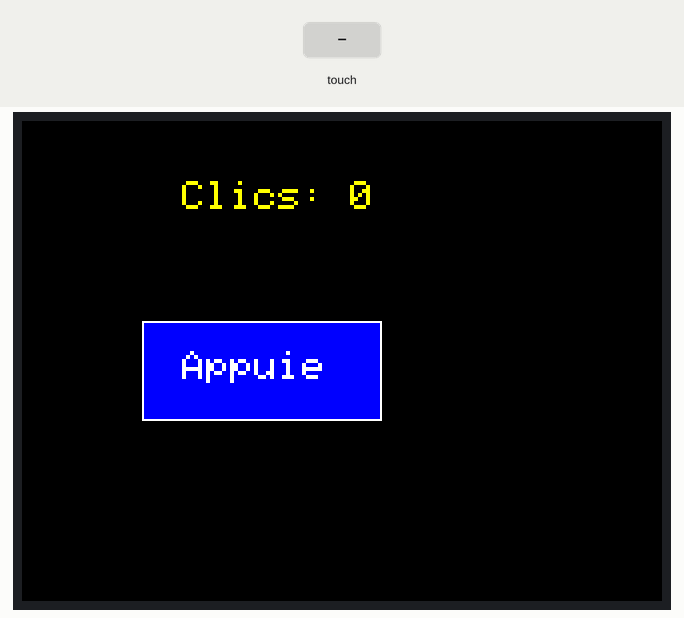
Simulated run of this sketch. Board: Arduino Uno, built with avr-gcc and run on an emulated ATmega328P. Shown: 320×240 colour display. The test bench sets the inputs (shaded band).

Above: at 1.4 s.
1.5 s: touch panel pressed at 62 % / 30 % of its raw x / y range
At 1.66 s:
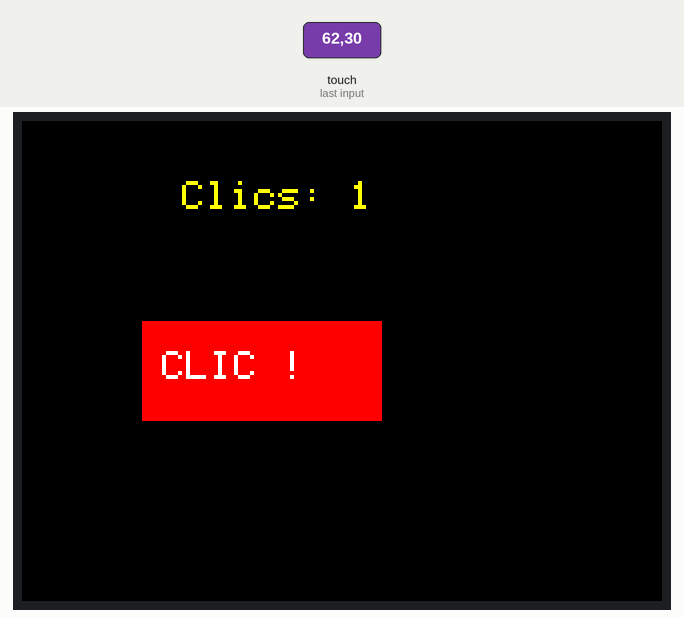
3.3 s: touch panel pressed at 62 % / 50 % of its raw x / y range
At 5.0 s:
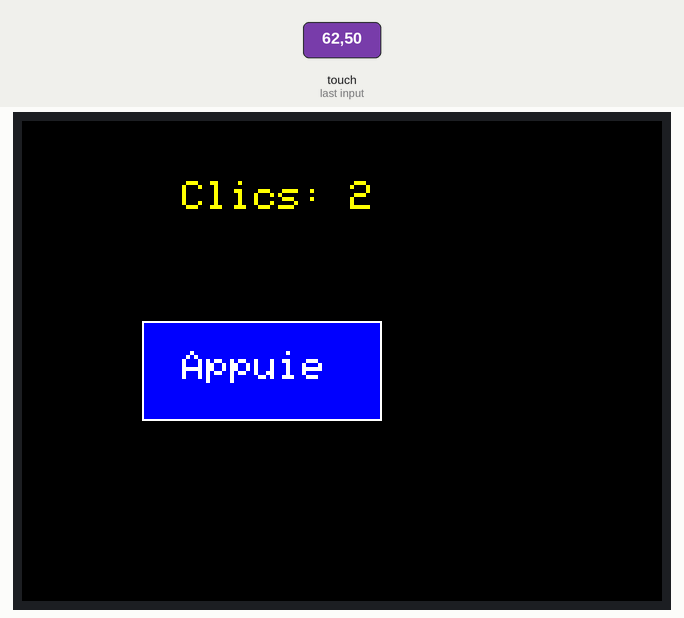
Timing chart, 0 to 6.5 s (numbered marks = the images above; inputs shaded):
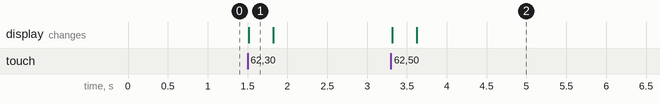

The sketch:

test_bouton_PTA_et_PTB.ino
```cpp
#include <SPI.h>
#include <Adafruit_GFX.h>
#include <Adafruit_ILI9341.h>
#include <XPT2046_Touchscreen.h>

// === TFT ILI9341 ===
#define TFT_CS   15
#define TFT_DC   2
#define TFT_RST  4
Adafruit_ILI9341 tft = Adafruit_ILI9341(TFT_CS, TFT_DC, TFT_RST);

// === Écran tactile XPT2046 ===
#define TOUCH_CS  5
#define TIRQ_PIN  255
XPT2046_Touchscreen ts(TOUCH_CS, TIRQ_PIN);

// === Taille bouton ===
#define BTN_X 60
#define BTN_Y 100
#define BTN_W 120
#define BTN_H 50

int compteur = 0;

void drawButton() {
  tft.fillRect(BTN_X, BTN_Y, BTN_W, BTN_H, ILI9341_BLUE);
  tft.drawRect(BTN_X, BTN_Y, BTN_W, BTN_H, ILI9341_WHITE);
  tft.setCursor(BTN_X + 20, BTN_Y + 15);
  tft.setTextColor(ILI9341_WHITE);
  tft.setTextSize(2);
  tft.print("Appuie");
}

void drawCounter() {
  tft.fillRect(0, 30, 240, 20, ILI9341_BLACK); // Efface zone du compteur
  tft.setCursor(80, 30);
  tft.setTextColor(ILI9341_YELLOW);
  tft.setTextSize(2);
  tft.print("Clics: ");
  tft.print(compteur);
}

void setup() {
  Serial.begin(115200);
  tft.begin();
  ts.begin();
  ts.setRotation(1);
  tft.setRotation(1);
  tft.fillScreen(ILI9341_BLACK);

  drawButton();
  drawCounter();
}

void loop() {
  if (ts.touched()) {
    TS_Point p = ts.getPoint();

    // Corrige les axes si nécessaire
    int16_t x = map(p.y, 200, 3900, 0, tft.width());
    int16_t y = map(p.x, 300, 3800, 0, tft.height());

    if (x > BTN_X && x < (BTN_X + BTN_W) && y > BTN_Y && y < (BTN_Y + BTN_H)) {
      // Effet de clic visuel
      tft.fillRect(BTN_X, BTN_Y, BTN_W, BTN_H, ILI9341_RED);
      tft.setCursor(BTN_X + 10, BTN_Y + 15);
      tft.setTextColor(ILI9341_WHITE);
      tft.setTextSize(2);
      tft.print("CLIC !");
      compteur++;
      drawCounter();
      delay(300); // Anti-rebond tactile
      drawButton();
    }
  }
}
```

Measured:
- after the input at 1.5 s, the display: changes at once (image 1)
- after the input at 3.3 s, the display: first changes at once (image 2 shows a later state)
